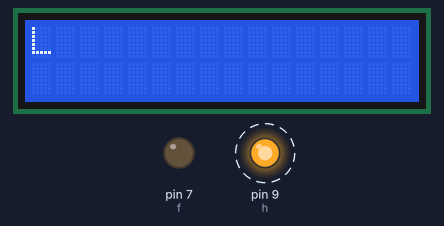
The sketch below on a simulated Arduino Uno, built with avr-gcc and run on an emulated ATmega328P. Parts: 16×2 character LCD, output pins drawn as LEDs (lit = HIGH). Wiring (inferred from the names in the program): character LCD (HD44780): RS pin 2; E pin 8; data pin 3, pin 4, pin 6, pin 5. Dashed ring = blinking. Pins used as bus, display or sensor lines are not drawn.

Above: at 1.9 s.
At 39.51 s:
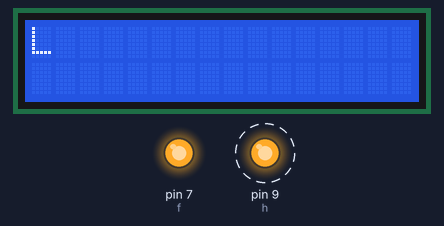
Timing chart, 0 to 40.0 s (numbered marks = the images above):
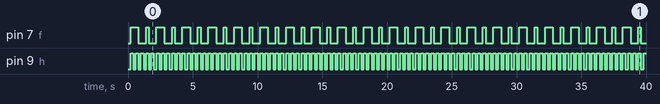

Measured:
- by itself, pin 7 (f): repeats every 2.0 s: LOW 0.60 s, HIGH 0.20 s, LOW 0.60 s, HIGH 0.60 s
- by itself, pin 9 (h): alternates HIGH for 0.20 s and LOW for 0.20 s

The sketch:

7_seg_display.ino
```cpp
int a = 2;
int b = 3;
int c = 4;
int d = 5;
int e = 6;
int f = 7;
int g = 8;
int h = 9;
void setup() {
  pinMode(a, OUTPUT);
  pinMode(b, OUTPUT);
  pinMode(c, OUTPUT);
  pinMode(d, OUTPUT);
  pinMode(e, OUTPUT);
  pinMode(f, OUTPUT);
  pinMode(g, OUTPUT);
  pinMode(h, OUTPUT);
}
void ram(int value){
  digitalWrite(a, HIGH);
  digitalWrite(b, HIGH);
  digitalWrite(c, HIGH);
  digitalWrite(d, HIGH);
  digitalWrite(e, HIGH);
  digitalWrite(f, HIGH);
  digitalWrite(g, HIGH);
  digitalWrite(h, HIGH);

  if(value == 0){
    digitalWrite(a, LOW);
    digitalWrite(b, LOW);
    digitalWrite(c, LOW);
    digitalWrite(d, LOW);
    digitalWrite(e, LOW);
    digitalWrite(f, LOW);
    digitalWrite(h, LOW);
  }
  if(value == 1){
    digitalWrite(b, LOW);
    digitalWrite(c, LOW);
  }
  if(value == 2){
    digitalWrite(a, LOW);
    digitalWrite(b, LOW);
    digitalWrite(d, LOW);
    digitalWrite(e, LOW);
    digitalWrite(g, LOW);
    digitalWrite(h, LOW);
  }
 if(value == 3){
    digitalWrite(a, LOW);
    digitalWrite(b, LOW);
    digitalWrite(c, LOW);
    digitalWrite(d, LOW);
    digitalWrite(g, LOW);
  }
  if(value == 4){
    digitalWrite(b, LOW);
    digitalWrite(c, LOW);
    digitalWrite(g, LOW);
    digitalWrite(f, LOW);
    digitalWrite(h, LOW);
  }
  if(value == 5){
    digitalWrite(a, LOW);
    digitalWrite(c, LOW);
    digitalWrite(d, LOW);
    digitalWrite(f, LOW);
    digitalWrite(g, LOW);
  }
  if(value == 6){
    digitalWrite(a, LOW);
    digitalWrite(c, LOW);
    digitalWrite(d, LOW);
    digitalWrite(e, LOW);
    digitalWrite(f, LOW);
    digitalWrite(g, LOW);
    digitalWrite(h, LOW);
  }
  if(value == 7){
    digitalWrite(a, LOW);
    digitalWrite(b, LOW);
    digitalWrite(c, LOW);
  }
  if(value == 8){
    digitalWrite(a, LOW);
    digitalWrite(b, LOW);
    digitalWrite(c, LOW);
    digitalWrite(d, LOW);
    digitalWrite(e, LOW);
    digitalWrite(f, LOW);
    digitalWrite(g, LOW);
    digitalWrite(h, LOW);
  }
  if(value == 9){
    digitalWrite(a, LOW);
    digitalWrite(b, LOW);
    digitalWrite(c, LOW);
    digitalWrite(f, LOW);
    digitalWrite(g, LOW);
    }
}

void loop() {
  ram(0);
  delay(200);
  ram(1);
  delay(200);
  ram(2);
  delay(200);
  ram(3);
  delay(200);
  ram(4);
  delay(200);
  ram(5);
  delay(200);
  ram(6);
  delay(200);
  ram(7);
  delay(200);
  ram(8);
  delay(200);
  ram(9);
  delay(200);
}
```
